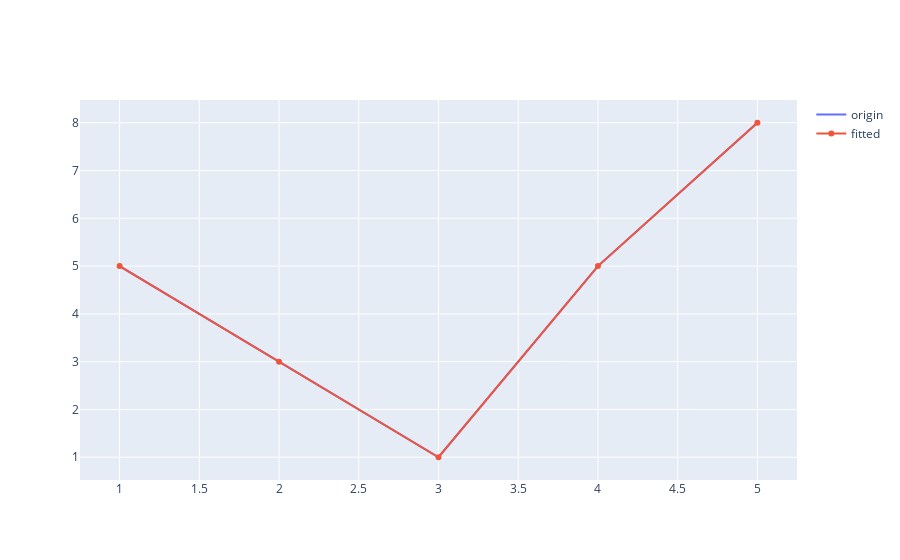

The notebook cell this image was saved under:
### Code cell
from sklearn.linear_model import LinearRegression
import plotly.graph_objects as go
reg=LinearRegression()
reg.fit(x1, Y)
yfit=reg.predict(x1) #적합값
fig=go.Figure()
fig.add_trace(go.Scatter(x=X,y=Y,mode='lines',name='origin'))
fig.add_trace(go.Scatter(x=X,y=Y,mode='lines+markers', name='fitted'))
fig.show()

### Figure 1 — Plotly figure (JSON) as saved in the notebook; plotly's stock layout.template omitted (floating-point values rounded to 4 significant figures)
{"data": [{"mode": "lines", "name": "origin", "type": "scatter", "x": [1, 2, 3, 4, 5], "y": [5, 3, 1, 5, 8]}, {"mode": "lines+markers", "name": "fitted", "type": "scatter", "x": [1, 2, 3, 4, 5], "y": [5, 3, 1, 5, 8]}], "layout": {}}
